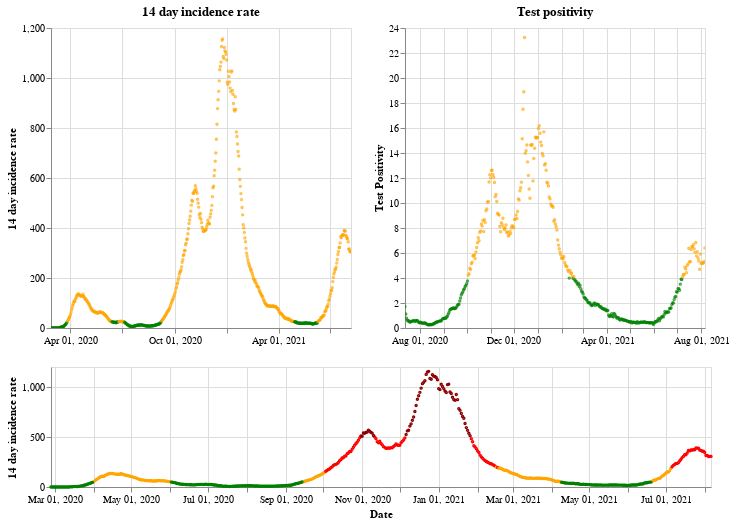

The code cell stored with this chart in its notebook:
### Markdown cell above
## Wales

### Code cell
plot_traffic_light('Wales')

### Figure 1 — Vega-Lite specification as saved in the notebook (floating-point values rounded to 4 significant figures; data arrays with more than 128 entries replaced by an {"elided": "..."} marker saying what was removed)
{"config": {"view": {"continuousWidth": 400, "continuousHeight": 300}}, "vconcat": [{"hconcat": [{"mark": {"type": "point", "size": 2}, "encoding": {"color": {"condition": {"value": "green", "test": "(datum.twoWeeklyCasesRate <= 25)"}, "value": "orange"}, "tooltip": [{"type": "nominal", "field": "areaName"}, {"type": "temporal", "field": "date"}, {"type": "quantitative", "field": "twoWeeklyCasesRate"}, {"type": "quantitative", "field": "testPositivity"}], "x": {"type": "temporal", "axis": {"title": ""}, "field": "date", "scale": {"domain": {"selection": "DateBrush"}}, "timeUnit": "yearmonthdate"}, "y": {"type": "quantitative", "axis": {"title": "14 day incidence rate"}, "field": "twoWeeklyCasesRate"}}, "title": "14 day incidence rate", "width": 300}, {"mark": {"type": "point", "size": 2}, "encoding": {"color": {"condition": {"value": "green", "test": "(datum.testPositivity <= 4)"}, "value": "orange"}, "tooltip": [{"type": "nominal", "field": "areaName"}, {"type": "temporal", "field": "date"}, {"type": "quantitative", "field": "twoWeeklyCasesRate"}, {"type": "quantitative", "field": "testPositivity"}], "x": {"type": "temporal", "axis": {"title": ""}, "field": "date", "scale": {"domain": {"selection": "DateBrush"}}, "timeUnit": "yearmonthdate"}, "y": {"type": "quantitative", "axis": {"title": "Test Positivity"}, "field": "testPositivity"}}, "title": "Test positivity", "width": 300}]}, {"layer": [{"mark": {"type": "point", "size": 2}, "encoding": {"color": {"condition": {"value": "orange", "test": "(((datum.testPositivity < 4) && (datum.twoWeeklyCasesRate >= 50)) && (datum.twoWeeklyCasesRate < 200))"}, "value": "red"}, "opacity": {"condition": {"value": 1, "test": "((datum.twoWeeklyCasesRate >= 50) && (datum.twoWeeklyCasesRate < 500))"}, "value": 0}, "tooltip": [{"type": "nominal", "field": "areaName"}, {"type": "temporal", "field": "date"}, {"type": "quantitative", "field": "twoWeeklyCasesRate"}, {"type": "quantitative", "field": "testPositivity"}], "x": {"type": "temporal", "axis": {"title": "Date"}, "field": "date", "timeUnit": "yearmonthdate"}, "y": {"type": "quantitative", "axis": {"title": "14 day incidence rate"}, "field": "twoWeeklyCasesRate"}}, "selection": {"DateBrush": {"type": "interval", "encodings": ["x"], "fields": ["Time"]}}}, {"mark": {"type": "point", "size": 2}, "encoding": {"color": {"value": "darkred"}, "opacity": {"condition": {"value": 1, "test": "(datum.twoWeeklyCasesRate >= 500)"}, "value": 0}, "tooltip": [{"type": "nominal", "field": "areaName"}, {"type": "temporal", "field": "date"}, {"type": "quantitative", "field": "twoWeeklyCasesRate"}, {"type": "quantitative", "field": "testPositivity"}], "x": {"type": "temporal", "axis": {"title": "Date"}, "field": "date", "timeUnit": "yearmonthdate"}, "y": {"type": "quantitative", "axis": {"title": "14 day incidence rate"}, "field": "twoWeeklyCasesRate"}}}, {"mark": {"type": "point", "size": 2}, "encoding": {"color": {"condition": {"value": "green", "test": "((datum.testPositivity < 4) && (datum.twoWeeklyCasesRate < 50))"}, "value": "orange"}, "opacity": {"condition": {"value": 1, "test": "(datum.twoWeeklyCasesRate < 50)"}, "value": 0}, "tooltip": [{"type": "nominal", "field": "areaName"}, {"type": "temporal", "field": "date"}, {"type": "quantitative", "field": "twoWeeklyCasesRate"}, {"type": "quantitative", "field": "testPositivity"}], "x": {"type": "temporal", "axis": {"title": "Date"}, "field": "date", "timeUnit": "yearmonthdate"}, "y": {"type": "quantitative", "axis": {"title": "14 day incidence rate"}, "field": "twoWeeklyCasesRate"}}}], "height": 120, "width": 660}], "data": {"name": "data-507333f0272e84cfb72ce9f74ca39c81"}, "$schema": "https://vega.github.io/schema/vega-lite/v4.8.1.json", "datasets": {"data-507333f0272e84cfb72ce9f74ca39c81": {"elided": "527 records"}}}
